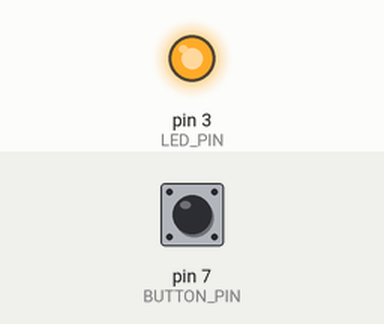
Recording of a sketch running on a simulated Arduino Uno, built with avr-gcc and run on an emulated ATmega328P. Shown: output pins drawn as LEDs (lit = HIGH). Dashed ring = blinking. The inputs (shaded band) are chosen by the test bench; at power-on: pin 7 (BUTTON_PIN) HIGH.

Above: at 1.2 s.
1.3 s: pin 7 (BUTTON_PIN) pulled LOW for 1 s
At 2.9 s:
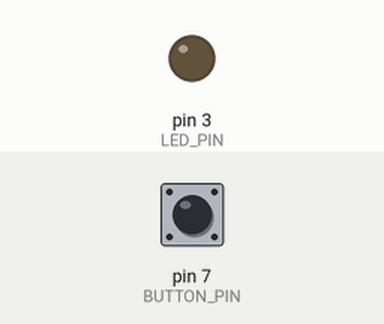
3.8 s: pin 7 (BUTTON_PIN) pulled LOW for 0.15 s
At 4.1 s:
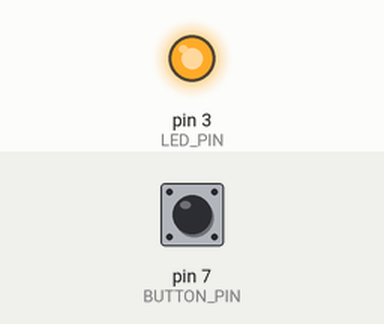
5.4 s: pin 7 (BUTTON_PIN) pulled LOW for 3.2 s
At 5.7 s:
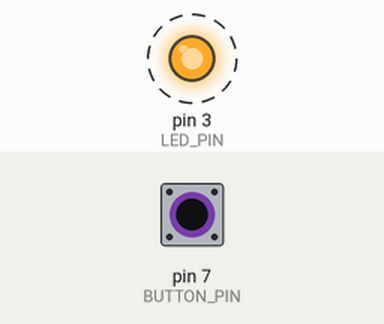
Timing chart, 0 to 9.9 s (numbered marks = the images above; inputs shaded):
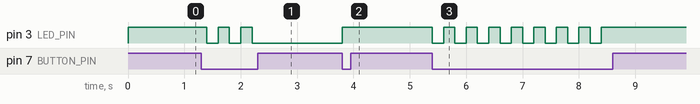

Measured:
- after the input at 1.3 s, pin 3 (LED_PIN): alternates HIGH for 0.20 s and LOW for 0.20 s, 5 changes in all, then stays LOW, starting after 0.10 s
- after the input at 3.8 s, pin 3 (LED_PIN): LOW → HIGH at once
- after the input at 5.4 s, pin 3 (LED_PIN): alternates HIGH for 0.20 s and LOW for 0.20 s, 16 changes in all, then stays HIGH, starting at once

The sketch:

BUTTON.ino
```cpp
const int BUTTON_PIN = 7;  // 按鍵的接腳
const int LED_PIN =  3;   // LED燈的接腳
int i = 0;
int buttonState = 0;   // 按鈕的狀態

void setup() {
  pinMode(LED_PIN, OUTPUT);   //設定LED的PIN腳為輸出
  pinMode(BUTTON_PIN, INPUT_PULLUP); //設定按鈕的接腳為輸入，因為我們要讀取它的狀態
}

void loop() {
  buttonState = digitalRead(BUTTON_PIN);  //讀取按鍵的狀態
 if (digitalRead(7) == LOW) {
    i = i + 1;
  }
  if (i % 2 == 0) {
    digitalWrite(LED_PIN, HIGH);
    delay(200);
  }
  else {
    digitalWrite(LED_PIN, LOW);
    delay(200);
  }

}
```
